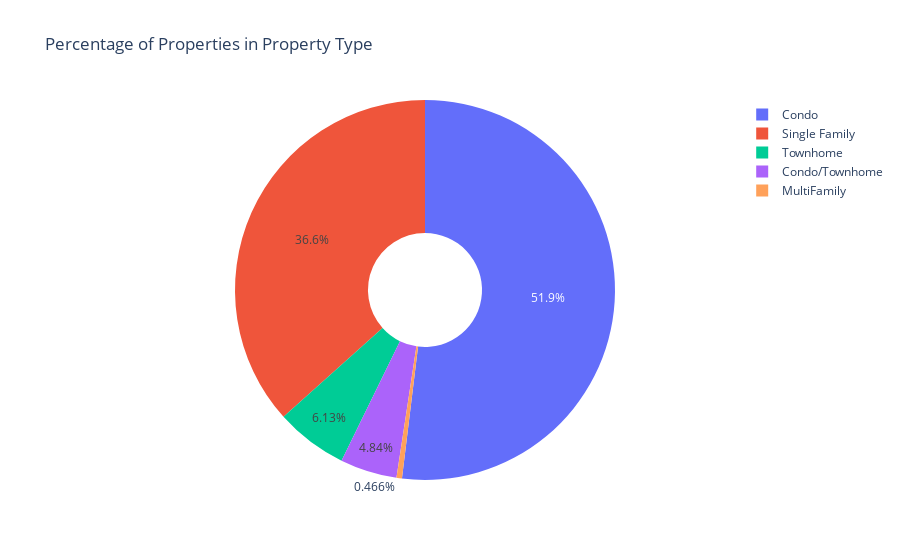
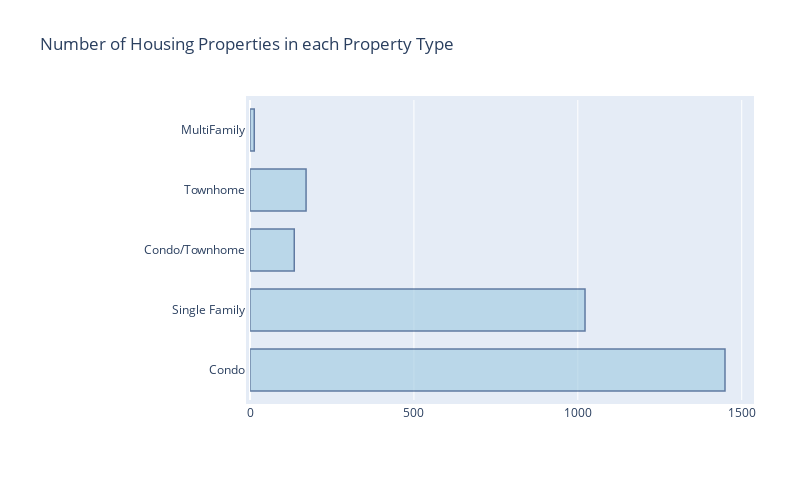

The notebook cell these images were saved under, in order:
### Code cell
# distribution of houses in each borough
Property_Type = df["Property Type"].unique()
property_count = []
for b in Property_Type:
    property_count.append(len(df["Property Type"][df["Property Type"] == b]))

fig = {
  "data": [
    {
      "values": property_count,
      "labels": Property_Type,
      "hoverinfo":"label+percent",
      "hole": .3,
      "type": "pie"
    }],
  "layout": {
        "title":"Percentage of Properties in Property Type",
    }
}
py.iplot(fig, filename='donut')


dataa = [go.Bar(
            y= Property_Type,
            x = property_count,
            width = 0.7,
            opacity=0.6, 
            orientation = 'h',
            marker=dict(
                color='rgb(158,202,225)',
                line=dict(
                    color='rgb(8,48,107)',
                    width=1.5,
                )
            ),
        )]
layout = go.Layout(
    title='Number of Housing Properties in each Property Type',
    autosize = False,
    width=800,
    height=500,
    margin=go.Margin(
        l=250,
        r=50,
        b=100,
        t=100,
        pad=4
    ),
)

fig = go.Figure(data=dataa, layout = layout)
py.iplot(fig, filename='barplottype')


#source : https://www.kaggle.com/code/m2skills/nyc-housing-interactive-plotly-charts-beginner

### Figure 1 — Plotly figure (JSON) as saved in the notebook; plotly's stock layout.template omitted (floating-point values rounded to 4 significant figures)
{"data": [{"hole": 0.3, "hoverinfo": "label+percent", "labels": ["Condo", "Single Family", "Condo/Townhome", "Townhome", "MultiFamily"], "type": "pie", "values": [1449, 1022, 135, 171, 13]}], "layout": {"title": {"text": "Percentage of Properties in Property Type"}}}

### Figure 2 — Plotly figure (JSON) as saved in the notebook; plotly's stock layout.template omitted (floating-point values rounded to 4 significant figures)
{"data": [{"marker": {"color": "rgb(158,202,225)", "line": {"color": "rgb(8,48,107)", "width": 1.5}}, "opacity": 0.6, "orientation": "h", "type": "bar", "width": 0.7, "x": [1449, 1022, 135, 171, 13], "y": ["Condo", "Single Family", "Condo/Townhome", "Townhome", "MultiFamily"]}], "layout": {"autosize": false, "height": 500, "margin": {"b": 100, "l": 250, "pad": 4, "r": 50, "t": 100}, "title": {"text": "Number of Housing Properties in each Property Type"}, "width": 800}}
